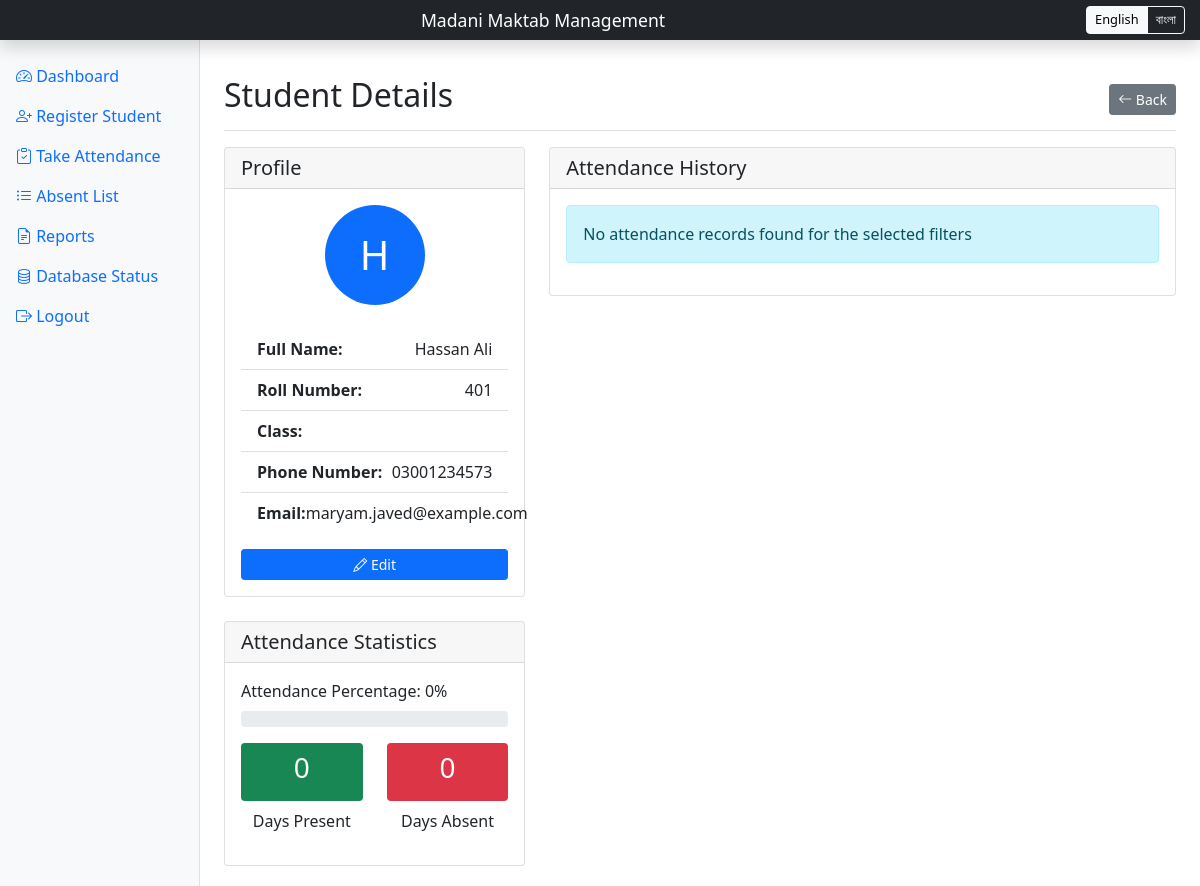
The page /student/7 (signed in) on the database its author committed.
### main.py (models this page shows)
class Student(db.Model):
    id = db.Column(db.Integer, primary_key=True)
    name = db.Column(db.String(100), nullable=False)
    roll_number = db.Column(db.String(20), unique=True, nullable=False)
    class_id = db.Column(db.Integer, db.ForeignKey('class.id'), nullable=False)
    phone = db.Column(db.String(15), nullable=True)
    email = db.Column(db.String(100), nullable=True)
    attendance = db.relationship('Attendance', backref='student', lazy=True)
    class_relation = db.relationship('Class', backref='students', lazy=True)  # Define the relationship

### main.py (the view)
@app.route('/student/<int:student_id>')
@login_required
def student_details(student_id):
    student = Student.query.get_or_404(student_id)
    end_date = date.today()
    start_date = end_date - timedelta(days=30)
    attendance_records = Attendance.query.filter_by(student_id=student.id).filter(
        Attendance.date.between(str(start_date), str(end_date))
    ).order_by(Attendance.date.desc()).all()
    total_days = len(attendance_records)
    days_present = sum(1 for record in attendance_records if record.status == 'Present')
    days_absent = total_days - days_present
    attendance_percentage = round(days_present / total_days * 100, 1) if total_days > 0 else 0
    return render_template('student_details.html',
                         student=student,
                         attendance_records=attendance_records,
                         days_present=days_present,
                         days_absent=days_absent,
                         attendance_percentage=attendance_percentage,
                         total_days=total_days)

### main.py (called while the page is built)
@login_manager.user_loader
def load_user(user_id):
    return User.query.get(int(user_id))

@app.context_processor
def inject_translations():
    lang = session.get('lang', 'en')
    return {'_': translations[lang]}

### templates/student_details.html (shortened to what this page needs)
{% extends "base.html" %}
{% block content %}
<div class="d-flex justify-content-between flex-wrap flex-md-nowrap align-items-center pt-3 pb-2 mb-3 border-bottom">
    <h1 class="h2">{{ _['student_details'] }}</h1>
    <div class="btn-toolbar mb-2 mb-md-0">
        <a href="{{ url_for('register') }}" class="btn btn-sm btn-secondary">
            <i class="bi bi-arrow-left"></i> {{ _['back'] }}
        </a>
    </div>
</div>
<div class="row">
    <div class="col-md-4">
        <div class="card mb-4">
            <div class="card-header">
                <h5 class="card-title mb-0">{{ _['profile'] }}</h5>
            </div>
            <div class="card-body">
                <div class="text-center mb-4">
                    <div class="avatar-placeholder bg-primary text-white rounded-circle d-inline-flex justify-content-center align-items-center" style="width: 100px; height: 100px; font-size: 2.5rem;">
                        {{ student.name[0]|upper }}
                    </div>
                </div>
                <ul class="list-group list-group-flush">
                    <li class="list-group-item d-flex justify-content-between align-items-center">
                        <strong>{{ _['full_name'] }}:</strong>
                        <span>{{ student.name }}</span>
                    </li>
                    <li class="list-group-item d-flex justify-content-between align-items-center">
                        <strong>{{ _['roll_number'] }}:</strong>
                        <span>{{ student.roll_number }}</span>
                    </li>
                    <li class="list-group-item d-flex justify-content-between align-items-center">
                        <strong>{{ _['class'] }}:</strong>
                    </li>
                    <li class="list-group-item d-flex justify-content-between align-items-center">
                        <strong>{{ _['phone_number'] }}:</strong>
                        <span>{{ student.phone or '-' }}</span>
                    </li>
                    <li class="list-group-item d-flex justify-content-between align-items-center">
                        <strong>{{ _['email'] }}:</strong>
                        <span>{{ student.email or '-' }}</span>
                    </li>
                </ul>
                <div class="mt-3">
                    <a href="{{ url_for('edit_student', student_id=student.id) }}" class="btn btn-primary btn-sm w-100">
                        <i class="bi bi-pencil"></i> {{ _['edit'] }}
                    </a>
                </div>
            </div>
        </div>
        <div class="card">
            <div class="card-header">
                <h5 class="card-title mb-0">{{ _['attendance_statistics'] }}</h5>
            </div>
            <div class="card-body">
                <div class="mb-3">
                    <label class="form-label">{{ _['attendance_percentage'] }}: {{ attendance_percentage }}%</label>
                    <div class="progress">
                    </div>
                </div>
                <div class="row text-center">
                    <div class="col-6">
                        <div class="bg-success text-white p-2 rounded mb-2">
                            <h3>{{ days_present }}</h3>
                        </div>
                        <p>{{ _['days_present'] }}</p>
                    </div>
                    <div class="col-6">
                        <div class="bg-danger text-white p-2 rounded mb-2">
                            <h3>{{ days_absent }}</h3>
                        </div>
                        <p>{{ _['days_absent'] }}</p>
                    </div>
                </div>
            </div>
        </div>
    </div>
    <div class="col-md-8">
        <div class="card">
            <div class="card-header">
                <h5 class="card-title mb-0">{{ _['attendance_history'] }}</h5>
            </div>
            <div class="card-body">
                {% if attendance_records %}
                <div class="table-responsive">
                    <table class="table table-striped">
                        <thead>
                            <tr>
                                <th>{{ _['date'] }}</th>
                                <th>{{ _['status'] }}</th>
                                <th>{{ _['reason'] }}</th>
                            </tr>
                        </thead>
                        <tbody>
                            {% for record in attendance_records %}
                            <tr>
                                <td>{{ record.date }}</td>
                                <td>
                                    <span class="badge {% if record.status == 'Present' %}bg-success{% else %}bg-danger{% endif %}">
                                        {{ record.status }}
                                    </span>
                                </td>
                                <td>{{ record.reason or '-' }}</td>
                            </tr>
                            {% endfor %}
                        </tbody>
                    </table>
                </div>
                {% else %}
                <div class="alert alert-info">
                    {{ _['no_records'] }}
                </div>
                {% endif %}
            </div>
        </div>
    </div>
</div>
{% endblock %}

### rows shown on the page
Student: name "H", name "Hassan Ali", roll_number "401", phone "03001234573", email "maryam.javed@example.com"

### other values the page prints
{{ _['dashboard'] }} "Dashboard"
{{ _['register_student'] }} "Register Student"
{{ _['take_attendance'] }} "Take Attendance"
{{ _['absent_list'] }} "Absent List"
{{ _['reports'] }} "Reports"
{{ _['db_status'] }} "Database Status"
{{ _['logout'] }} "Logout"
{{ _['student_details'] }} "Student Details"
{{ _['back'] }} "Back"
{{ _['profile'] }} "Profile"
{{ _['full_name'] }} "Full Name"
{{ _['roll_number'] }} "Roll Number"
{{ _['class'] }} "Class"
{{ _['phone_number'] }} "Phone Number"
{{ _['email'] }} "Email"
